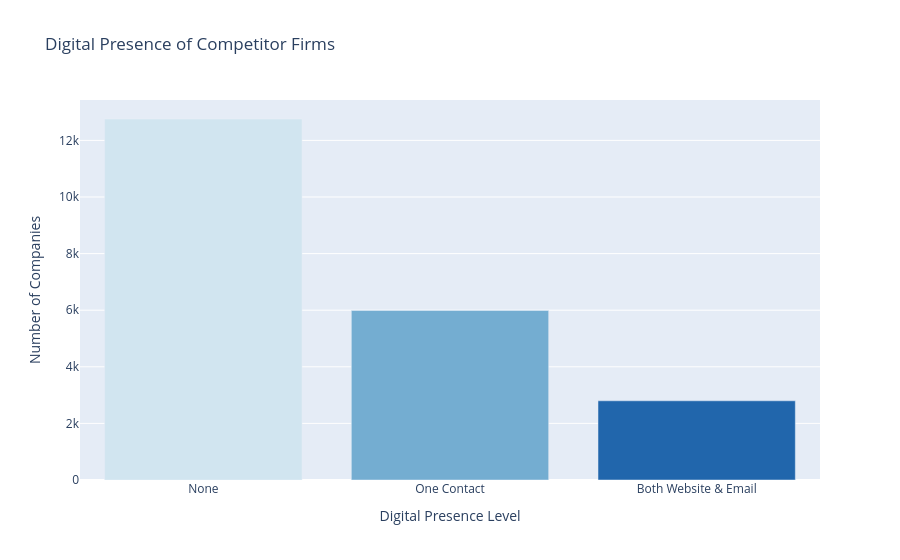

The notebook cell saved with this chart:
### Code cell
# ── 3.4  Digital presence of competitors ─────────────────────────────────────
competitors['has_website'] = (competitors['website'].notna() & (competitors['website'].str.strip() != '')).astype(int)
competitors['has_email']   = (competitors['email'].notna()   & (competitors['email'].str.strip()   != '')).astype(int)
competitors['digital_presence_score'] = competitors['has_website'] + competitors['has_email']

dp_labels = {0: 'None', 1: 'One Contact', 2: 'Both Website & Email'}
dp_dist = (
    competitors['digital_presence_score']
      .map(dp_labels)
      .value_counts()
      .reset_index()
)
dp_dist.columns = ['digital_presence', 'count']

fig = px.bar(
    dp_dist,
    x='digital_presence', y='count',
    title='Digital Presence of Competitor Firms',
    labels={'digital_presence': 'Digital Presence Level', 'count': 'Number of Companies'},
    color='digital_presence',
    color_discrete_sequence=['#d1e5f0','#74add1','#2166ac']
)
fig.update_layout(showlegend=False)
fig.show()

### Figure 1 — Plotly figure (JSON) as saved in the notebook; plotly's stock layout.template omitted (floating-point values rounded to 4 significant figures)
{"data": [{"alignmentgroup": "True", "hovertemplate": "Digital Presence Level=%{x}<br>Number of Companies=%{y}<extra></extra>", "legendgroup": "None", "marker": {"color": "#d1e5f0", "pattern": {"shape": ""}}, "name": "None", "offsetgroup": "None", "orientation": "v", "showlegend": true, "textposition": "auto", "type": "bar", "x": ["None"], "xaxis": "x", "y": [12756], "yaxis": "y"}, {"alignmentgroup": "True", "hovertemplate": "Digital Presence Level=%{x}<br>Number of Companies=%{y}<extra></extra>", "legendgroup": "One Contact", "marker": {"color": "#74add1", "pattern": {"shape": ""}}, "name": "One Contact", "offsetgroup": "One Contact", "orientation": "v", "showlegend": true, "textposition": "auto", "type": "bar", "x": ["One Contact"], "xaxis": "x", "y": [5989], "yaxis": "y"}, {"alignmentgroup": "True", "hovertemplate": "Digital Presence Level=%{x}<br>Number of Companies=%{y}<extra></extra>", "legendgroup": "Both Website & Email", "marker": {"color": "#2166ac", "pattern": {"shape": ""}}, "name": "Both Website & Email", "offsetgroup": "Both Website & Email", "orientation": "v", "showlegend": true, "textposition": "auto", "type": "bar", "x": ["Both Website & Email"], "xaxis": "x", "y": [2799], "yaxis": "y"}], "layout": {"barmode": "relative", "legend": {"title": {"text": "Digital Presence Level"}, "tracegroupgap": 0}, "showlegend": false, "title": {"text": "Digital Presence of Competitor Firms"}, "xaxis": {"anchor": "y", "categoryarray": ["None", "One Contact", "Both Website & Email"], "categoryorder": "array", "domain": [0, 1], "title": {"text": "Digital Presence Level"}}, "yaxis": {"anchor": "x", "domain": [0, 1], "title": {"text": "Number of Companies"}}}}
